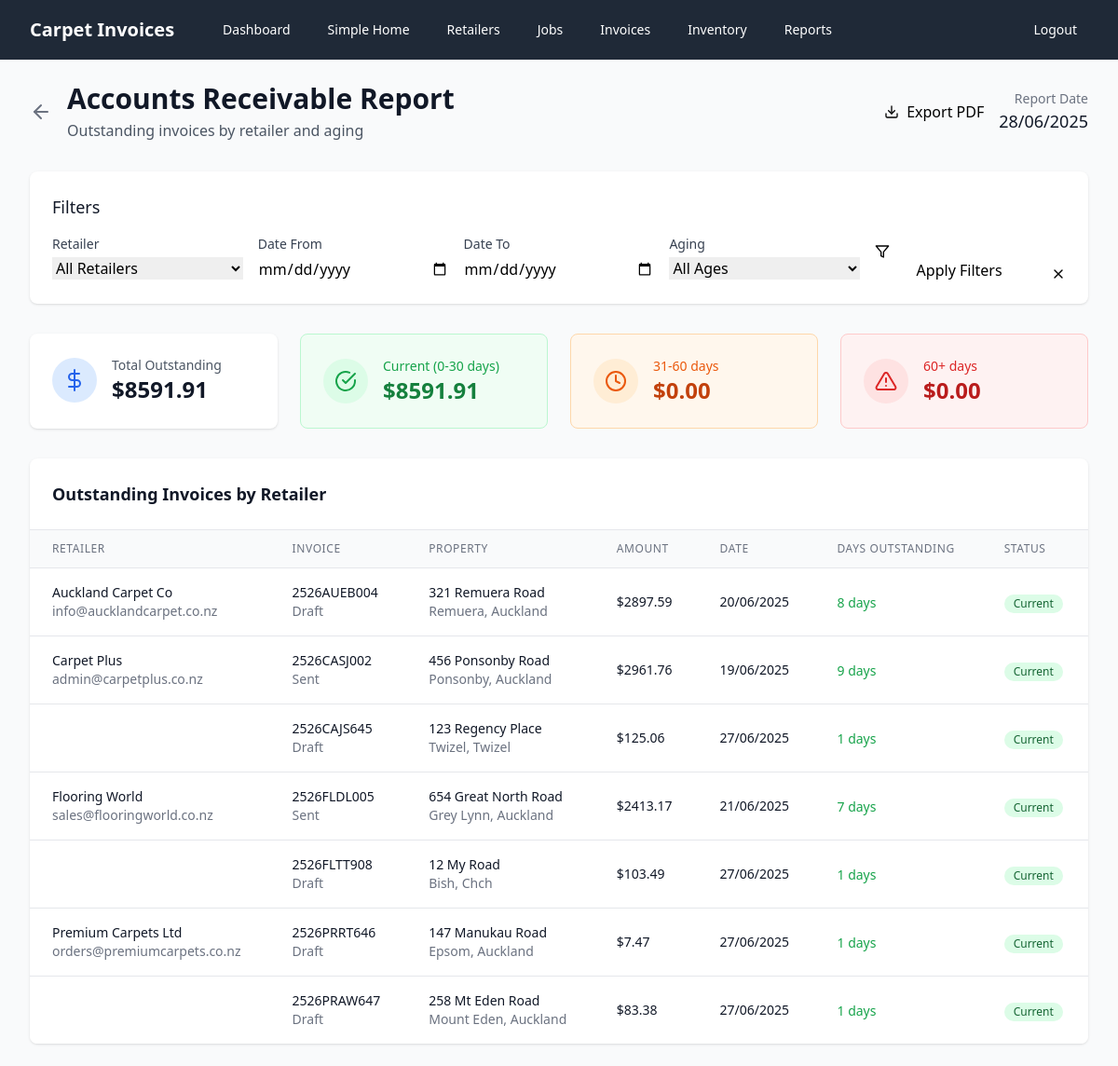
Page /reports/accounts-receivable (signed in) on the committed database.
### models.py (models this page shows, shortened)
class Retailer(db.Model):
    id = db.Column(db.Integer, primary_key=True)
    name = db.Column(db.String(100), nullable=False)
    email = db.Column(db.String(120), nullable=False)
    phone = db.Column(db.String(20), nullable=False)
    jobs = relationship("Job", back_populates="retailer")

class Invoice(db.Model):
    id = db.Column(db.Integer, primary_key=True)
    invoice_code = db.Column(db.String(100), unique=True, nullable=False, index=True)
    job_id = db.Column(db.Integer, ForeignKey('job.id'), nullable=False, index=True)
    date_created = db.Column(db.Date, nullable=False, default=datetime.now().date, index=True)
    status = db.Column(db.String(20), nullable=False, default='draft', index=True)  # draft, sent, paid
    gst_percentage = db.Column(db.Float, nullable=False, default=15.0)
    subtotal = db.Column(db.Float, nullable=False, default=0.0)
    gst_amount = db.Column(db.Float, nullable=False, default=0.0)
    total = db.Column(db.Float, nullable=False, default=0.0, index=True)
    job = relationship("Job", back_populates="invoices")
    lines = relationship("InvoiceLine", back_populates="invoice", cascade="all, delete-orphan")
    files = relationship("FileStore", back_populates="invoice", cascade="all, delete-orphan")

class Job(db.Model):
    id = db.Column(db.Integer, primary_key=True)
    street_address = db.Column(db.String(200), nullable=False)
    suburb = db.Column(db.String(100), nullable=False)
    town_city = db.Column(db.String(100), nullable=False)
    retailer_id = db.Column(db.Integer, ForeignKey('retailer.id'), nullable=False)
    homeowner_name = db.Column(db.String(100), nullable=False)
    homeowner_phone = db.Column(db.String(20), nullable=False)
    date_completed = db.Column(db.Date, nullable=False)
    retailer = relationship("Retailer", back_populates="jobs")
    invoices = relationship("Invoice", back_populates="job")

### app.py (the view, shortened to what this page needs)
@app.route('/reports/accounts-receivable')
@login_required
def accounts_receivable_report():
    from datetime import datetime, timedelta
    current_date = datetime.now().date()
    retailer_filter = request.args.get('retailer_id', type=int)
    date_from = request.args.get('date_from')
    date_to = request.args.get('date_to')
    aging_filter = request.args.get('aging')
    query = db.session.query(Invoice)\
        .join(Job)\
        .join(Retailer)\
        .filter(Invoice.status.in_(['draft', 'sent']))
    if retailer_filter:
        query = query.filter(Job.retailer_id == retailer_filter)
    if date_from:
        try:
            date_from_obj = datetime.strptime(date_from, '%Y-%m-%d').date()
            query = query.filter(Invoice.date_created >= date_from_obj)
        except ValueError:
            pass
    if date_to:
        try:
            date_to_obj = datetime.strptime(date_to, '%Y-%m-%d').date()
            query = query.filter(Invoice.date_created <= date_to_obj)
        except ValueError:
            pass
    outstanding_invoices = query.order_by(Retailer.name, Invoice.date_created).all()
    retailer_data = {}
    summary = {
        'total_outstanding': 0,
        'current': 0,      # 0-30 days
        'days_31_60': 0,   # 31-60 days
        'days_60_plus': 0  # 60+ days
    }
    for invoice in outstanding_invoices:
        retailer_name = invoice.job.retailer.name
        if retailer_name not in retailer_data:
            retailer_data[retailer_name] = []
        retailer_data[retailer_name].append(invoice)
        days_outstanding = (current_date - invoice.date_created).days
        summary['total_outstanding'] += invoice.total
        if days_outstanding <= 30:
            summary['current'] += invoice.total
        elif days_outstanding <= 60:
            summary['days_31_60'] += invoice.total
        else:
            summary['days_60_plus'] += invoice.total
    all_retailers = db.session.query(Retailer).order_by(Retailer.name).all()
    return render_template('accounts_receivable_report.html',
                         retailer_data=retailer_data,
                         summary=summary,
                         report_date=current_date,
                         all_retailers=all_retailers,
                         filters={
                             'retailer_id': retailer_filter,
                             'date_from': date_from,
                             'date_to': date_to,
                             'aging': aging_filter
                         })

### app.py (called while the page is built)
def login_required(f):
    from functools import wraps
    @wraps(f)
    def decorated_function(*args, **kwargs):
        if not session.get('logged_in'):
            return redirect(url_for('login'))
        return f(*args, **kwargs)
    return decorated_function

### templates/accounts_receivable_report.html (shortened to what this page needs)
{% extends "base.html" %}
{% block content %}
<div class="max-w-7xl mx-auto">
    <div class="flex items-center justify-between mb-8">
        <div class="flex items-center">
            <a href="{{ url_for('reports') }}" class="text-gray-500 hover:text-gray-700 mr-4">
                <i data-feather="arrow-left" class="h-6 w-6"></i>
            </a>
            <div>
                <h1 class="text-3xl font-bold text-gray-900">Accounts Receivable Report</h1>
                <p class="text-gray-600 mt-1">Outstanding invoices by retailer and aging</p>
            </div>
        </div>
        <div class="flex items-center space-x-4">
            <a href="{{ url_for('accounts_receivable_report_pdf', **filters) }}"
               class="btn-secondary flex items-center no-print">
                <i data-feather="download" class="h-4 w-4 mr-2"></i>
                Export PDF
            </a>
            <div class="text-right">
                <p class="text-sm text-gray-500">Report Date</p>
                <p class="text-lg font-medium text-gray-900">{{ report_date.strftime('%d/%m/%Y') }}</p>
            </div>
        </div>
    </div>
    <div class="bg-white rounded-lg shadow mb-8 no-print">
        <div class="p-6">
            <h3 class="text-lg font-medium text-gray-900 mb-4">Filters</h3>
            <form method="GET" action="{{ url_for('accounts_receivable_report') }}" class="grid grid-cols-1 md:grid-cols-2 lg:grid-cols-5 gap-4">
                <div>
                    <label for="retailer_id" class="block text-sm font-medium text-gray-700 mb-1">Retailer</label>
                    <select name="retailer_id" id="retailer_id" class="form-select w-full">
                        <option value="">All Retailers</option>
                    </select>
                </div>
                <div>
                    <label for="date_from" class="block text-sm font-medium text-gray-700 mb-1">Date From</label>
                    <input type="date" name="date_from" id="date_from" value="{{ filters.date_from or '' }}"
                           class="form-input w-full">
                </div>
                <div>
                    <label for="date_to" class="block text-sm font-medium text-gray-700 mb-1">Date To</label>
                    <input type="date" name="date_to" id="date_to" value="{{ filters.date_to or '' }}"
                           class="form-input w-full">
                </div>
                <div>
                    <label for="aging" class="block text-sm font-medium text-gray-700 mb-1">Aging</label>
                    <select name="aging" id="aging" class="form-select w-full">
                        <option value="">All Ages</option>
                    </select>
                </div>
                <div class="flex items-end space-x-2">
                    <button type="submit" class="btn-primary flex-1">
                        <i data-feather="filter" class="h-4 w-4 mr-2"></i>
                        Apply Filters
                    </button>
                    <a href="{{ url_for('accounts_receivable_report') }}" class="btn-secondary">
                        <i data-feather="x" class="h-4 w-4"></i>
                    </a>
                </div>
            </form>
        </div>
    </div>
    <div class="grid grid-cols-1 md:grid-cols-4 gap-6 mb-8">
        <div class="bg-white rounded-lg shadow p-6">
            <div class="flex items-center">
                <div class="p-3 rounded-full bg-blue-100">
                    <i data-feather="dollar-sign" class="h-6 w-6 text-blue-600"></i>
                </div>
                <div class="ml-4">
                    <p class="text-sm font-medium text-gray-600">Total Outstanding</p>
                    <p class="text-2xl font-bold text-gray-900">${{ "%.2f"|format(summary.total_outstanding) }}</p>
                </div>
            </div>
        </div>
        <div class="bg-green-50 border border-green-200 rounded-lg p-6">
            <div class="flex items-center">
                <div class="p-3 rounded-full bg-green-100">
                    <i data-feather="check-circle" class="h-6 w-6 text-green-600"></i>
                </div>
                <div class="ml-4">
                    <p class="text-sm font-medium text-green-600">Current (0-30 days)</p>
                    <p class="text-2xl font-bold text-green-700">${{ "%.2f"|format(summary.current) }}</p>
                </div>
            </div>
        </div>
        <div class="bg-orange-50 border border-orange-200 rounded-lg p-6">
            <div class="flex items-center">
                <div class="p-3 rounded-full bg-orange-100">
                    <i data-feather="clock" class="h-6 w-6 text-orange-600"></i>
                </div>
                <div class="ml-4">
                    <p class="text-sm font-medium text-orange-600">31-60 days</p>
                    <p class="text-2xl font-bold text-orange-700">${{ "%.2f"|format(summary.days_31_60) }}</p>
                </div>
            </div>
        </div>
        <div class="bg-red-50 border border-red-200 rounded-lg p-6">
            <div class="flex items-center">
                <div class="p-3 rounded-full bg-red-100">
                    <i data-feather="alert-triangle" class="h-6 w-6 text-red-600"></i>
                </div>
                <div class="ml-4">
                    <p class="text-sm font-medium text-red-600">60+ days</p>
                    <p class="text-2xl font-bold text-red-700">${{ "%.2f"|format(summary.days_60_plus) }}</p>
                </div>
            </div>
        </div>
    </div>
    <div class="bg-white rounded-lg shadow overflow-hidden">
        <div class="p-6 border-b border-gray-200">
            <h2 class="text-lg font-semibold text-gray-900">Outstanding Invoices by Retailer</h2>
        </div>
        {% if retailer_data %}
        <div class="overflow-x-auto">
            <table class="min-w-full divide-y divide-gray-200">
                <thead class="bg-gray-50">
                    <tr>
                        <th class="px-6 py-3 text-left text-xs font-medium text-gray-500 uppercase tracking-wider">Retailer</th>
                        <th class="px-6 py-3 text-left text-xs font-medium text-gray-500 uppercase tracking-wider">Invoice</th>
                        <th class="px-6 py-3 text-left text-xs font-medium text-gray-500 uppercase tracking-wider">Property</th>
                        <th class="px-6 py-3 text-left text-xs font-medium text-gray-500 uppercase tracking-wider">Amount</th>
                        <th class="px-6 py-3 text-left text-xs font-medium text-gray-500 uppercase tracking-wider">Date</th>
                        <th class="px-6 py-3 text-left text-xs font-medium text-gray-500 uppercase tracking-wider">Days Outstanding</th>
                        <th class="px-6 py-3 text-left text-xs font-medium text-gray-500 uppercase tracking-wider">Status</th>
                    </tr>
                </thead>
                <tbody class="bg-white divide-y divide-gray-200">
                    {% for retailer_name, invoices in retailer_data.items() %}
                        {% for invoice in invoices %}
                        <tr class="hover:bg-gray-50">
                            <td class="px-6 py-4 whitespace-nowrap">
                                {% if loop.first %}
                                <div class="text-sm font-medium text-gray-900">{{ retailer_name }}</div>
                                <div class="text-sm text-gray-500">{{ invoice.job.retailer.email }}</div>
                                {% endif %}
                            </td>
                            <td class="px-6 py-4 whitespace-nowrap">
                                <div class="text-sm font-medium text-gray-900">{{ invoice.invoice_code }}</div>
                                <div class="text-sm text-gray-500">{{ invoice.status|title }}</div>
                            </td>
                            <td class="px-6 py-4 whitespace-nowrap">
                                <div class="text-sm text-gray-900">{{ invoice.job.street_address }}</div>
                                <div class="text-sm text-gray-500">{{ invoice.job.suburb }}, {{ invoice.job.town_city }}</div>
                            </td>
                            <td class="px-6 py-4 whitespace-nowrap text-sm font-medium text-gray-900">
                                ${{ "%.2f"|format(invoice.total) }}
                            </td>
                            <td class="px-6 py-4 whitespace-nowrap text-sm text-gray-900">
                                {{ invoice.date_created.strftime('%d/%m/%Y') }}
                            </td>
                            <td class="px-6 py-4 whitespace-nowrap">
                                {% set days_outstanding = (report_date - invoice.date_created).days %}
                                <span class="text-sm font-medium
                                    {% if days_outstanding <= 30 %}text-green-600
                                    {% elif days_outstanding <= 60 %}text-orange-600
                                    {% else %}text-red-600{% endif %}">
                                    {{ days_outstanding }} days
                                </span>
                            </td>
                            <td class="px-6 py-4 whitespace-nowrap">
                                {% set days_outstanding = (report_date - invoice.date_created).days %}
                                {% if days_outstanding <= 30 %}
                                    <span class="inline-flex items-center px-2.5 py-0.5 rounded-full text-xs font-medium bg-green-100 text-green-800">Current</span>
                                {% elif days_outstanding <= 60 %}
                                    <span class="inline-flex items-center px-2.5 py-0.5 rounded-full text-xs font-medium bg-orange-100 text-orange-800">Overdue</span>
                                {% else %}
                                    <span class="inline-flex items-center px-2.5 py-0.5 rounded-full text-xs font-medium bg-red-100 text-red-800">Past Due</span>
                                {% endif %}
                            </td>
                        </tr>
                        {% endfor %}
                    {% endfor %}
                </tbody>
            </table>
        </div>
        {% else %}
        <div class="text-center py-12">
            <i data-feather="check-circle" class="mx-auto h-12 w-12 text-green-400"></i>
            <h3 class="mt-2 text-sm font-medium text-gray-900">All invoices paid</h3>
            <p class="mt-1 text-sm text-gray-500">No outstanding invoices at this time.</p>
        </div>
        {% endif %}
    </div>
</div>
{% endblock %}

### templates/base.html (style rules this page uses)
.form-input { @apply w-full px-4 py-3 border border-gray-300 rounded-lg focus:ring-2 focus:ring-blue-500 focus:border-transparent; }
.form-select { @apply w-full px-4 py-3 border border-gray-300 rounded-lg focus:ring-2 focus:ring-blue-500 focus:border-transparent bg-white; }
.btn-primary { @apply bg-blue-600 hover:bg-blue-700 text-white font-semibold py-3 px-6 rounded-lg transition duration-200; }
.btn-secondary { @apply bg-gray-600 hover:bg-gray-700 text-white font-semibold py-3 px-6 rounded-lg transition duration-200; }

### rows in the picture
Retailer: name "Auckland Carpet Co"
Invoice: job.retailer.email "info@aucklandcarpet.co.nz", invoice_code "2526AUEB004", status "Draft", job.street_address "321 Remuera Road", job.suburb "Remuera", job.town_city "Auckland", total "2897.59", date_created "20/06/2025"
Retailer: name "Carpet Plus"
Invoice: job.retailer.email "admin@carpetplus.co.nz", invoice_code "2526CASJ002", status "Sent", job.street_address "456 Ponsonby Road", job.suburb "Ponsonby", job.town_city "Auckland", total "2961.76", date_created "19/06/2025"
Invoice: invoice_code "2526CAJS645", status "Draft", job.street_address "123 Regency Place", job.suburb "Twizel", job.town_city "Twizel", total "125.06", date_created "27/06/2025"
Retailer: name "Flooring World"
Invoice: job.retailer.email "sales@flooringworld.co.nz", invoice_code "2526FLDL005", status "Sent", job.street_address "654 Great North Road", job.suburb "Grey Lynn", job.town_city "Auckland", total "2413.17", date_created "21/06/2025"
Invoice: invoice_code "2526FLTT908", status "Draft", job.street_address "12 My Road", job.suburb "Bish", job.town_city "Chch", total "103.49", date_created "27/06/2025"
Retailer: name "Premium Carpets Ltd"
Invoice: job.retailer.email "orders@premiumcarpets.co.nz", invoice_code "2526PRRT646", status "Draft", job.street_address "147 Manukau Road", job.suburb "Epsom", job.town_city "Auckland", total "7.47", date_created "27/06/2025"
Invoice: invoice_code "2526PRAW647", status "Draft", job.street_address "258 Mt Eden Road", job.suburb "Mount Eden", job.town_city "Auckland", total "83.38", date_created "27/06/2025"

### other values in the picture
{{ "%.2f"|format(summary.total_outstanding) }} "8591.91"
{{ "%.2f"|format(summary.current) }} "8591.91"
{{ "%.2f"|format(summary.days_31_60) }} "0.00"
{{ "%.2f"|format(summary.days_60_plus) }} "0.00"
